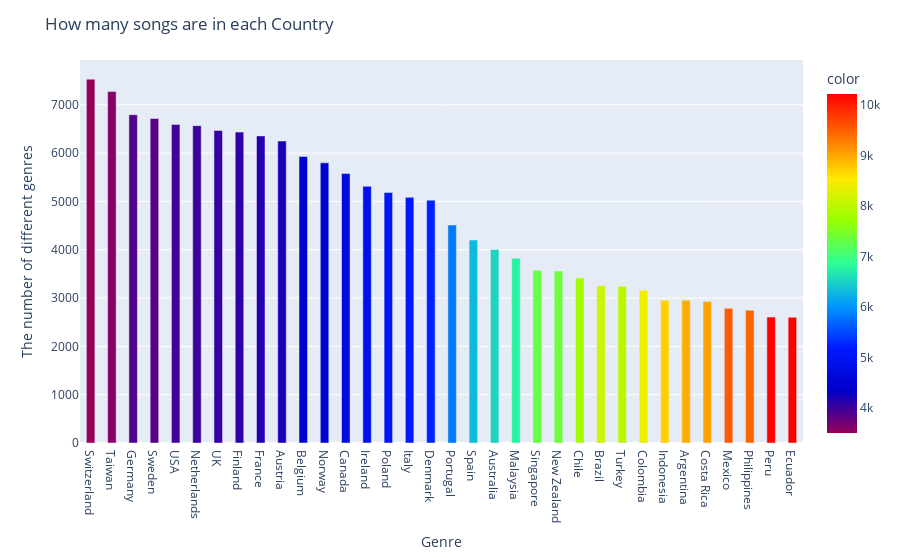

Notebook code for this chart:
### Code cell
country_list = by_country
fig = px.choropleth(country_list, locations='Country',
                        color='Mean_Popularity', # lifeExp is a column of gapminder
                        hover_name='Country', # column to add to hover information
                        color_continuous_scale=px.colors.sequential.Rainbow,
                        width=800,
                        height=800,
                        projection = 'mercator')
fig.show()

uniq = uniq.sort_values(ascending=False, by = 'Popularity')
fig = px.bar(x=uniq.Country,
             y=uniq.Popularity,
             labels={'x':'Genre',
                     'y':'The number of different genres'},
             color = uniq['Mean_Popularity'],            
             color_continuous_scale = px.colors.sequential.Rainbow)
fig.update_layout(title='How many songs are in each Country')
fig.update_traces(width=0.4)
fig.show()

### Figure 1 — Plotly figure (JSON) as saved in the notebook; plotly's stock layout.template omitted (floating-point values rounded to 4 significant figures)
{"data": [{"alignmentgroup": "True", "hovertemplate": "Genre=%{x}<br>The number of different genres=%{y}<br>color=%{marker.color}<extra></extra>", "legendgroup": "", "marker": {"color": [3500.0, 3586.0, 3881.0, 3837.0, 3973.0, 3994.0, 4046.0, 4100.0, 4149.0, 4202.0, 4410.0, 4450.0, 4678.0, 4912.0, 5083.0, 5145.0, 5233.0, 5820.0, 6279.0, 6515.0, 6781.0, 7329.0, 7370.0, 7804.0, 8139.0, 7991.0, 8411.0, 8715.0, 8956.0, 9039.0, 9525.0, 9460.0, 10210.0, 10220.0], "coloraxis": "coloraxis", "pattern": {"shape": ""}}, "name": "", "offsetgroup": "", "orientation": "v", "showlegend": false, "textposition": "auto", "type": "bar", "width": 0.4, "x": ["Switzerland", "Taiwan", "Germany", "Sweden", "USA", "Netherlands", "UK", "Finland", "France", "Austria", "Belgium", "Norway", "Canada", "Ireland", "Poland", "Italy", "Denmark", "Portugal", "Spain", "Australia", "Malaysia", "Singapore", "New Zealand", "Chile", "Brazil", "Turkey", "Colombia", "Indonesia", "Argentina", "Costa Rica", "Mexico", "Philippines", "Peru", "Ecuador"], "xaxis": "x", "y": [7530, 7273, 6794, 6715, 6594, 6568, 6469, 6434, 6355, 6250, 5930, 5798, 5576, 5312, 5183, 5084, 5025, 4512, 4201, 4003, 3825, 3573, 3558, 3416, 3256, 3245, 3160, 2955, 2954, 2927, 2787, 2748, 2606, 2603], "yaxis": "y"}], "layout": {"autosize": true, "barmode": "relative", "coloraxis": {"colorbar": {"title": {"text": "color"}}, "colorscale": [[0, "rgb(150,0,90)"], [0.125, "rgb(0,0,200)"], [0.25, "rgb(0,25,255)"], [0.375, "rgb(0,152,255)"], [0.5, "rgb(44,255,150)"], [0.625, "rgb(151,255,0)"], [0.75, "rgb(255,234,0)"], [0.875, "rgb(255,111,0)"], [1, "rgb(255,0,0)"]]}, "legend": {"tracegroupgap": 0}, "margin": {"t": 60}, "title": {"text": "How many songs are in each Country"}, "xaxis": {"anchor": "y", "autorange": true, "domain": [0, 1], "range": [-0.5, 33.5], "title": {"text": "Genre"}, "type": "category"}, "yaxis": {"anchor": "x", "autorange": true, "domain": [0, 1], "range": [0, 7926.0], "title": {"text": "The number of different genres"}, "type": "linear"}}}
